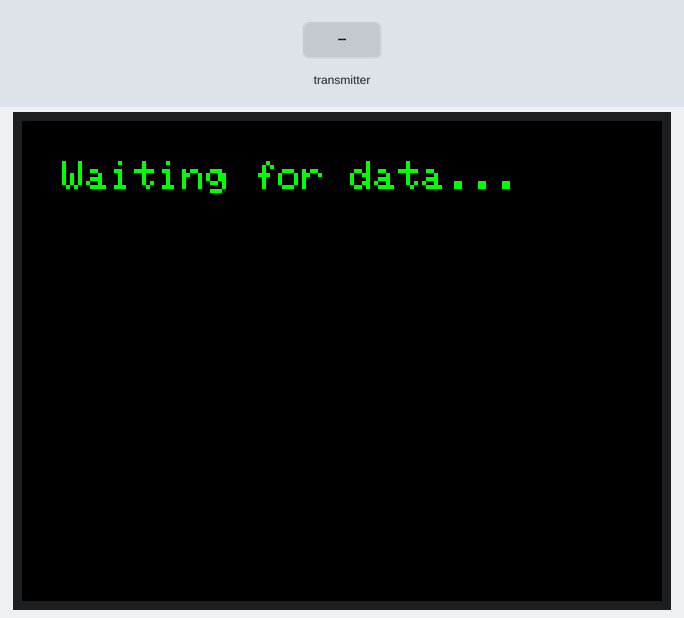
The sketch below on a simulated ESP32. Shown: 320×240 colour display. Inputs (shaded band) come from the test bench. What the sketch prints to the serial monitor is not drawn.

Above: at 1.4 s.
1.5 s: the transmitter starts sending temperature = 0
At 2.5 s:
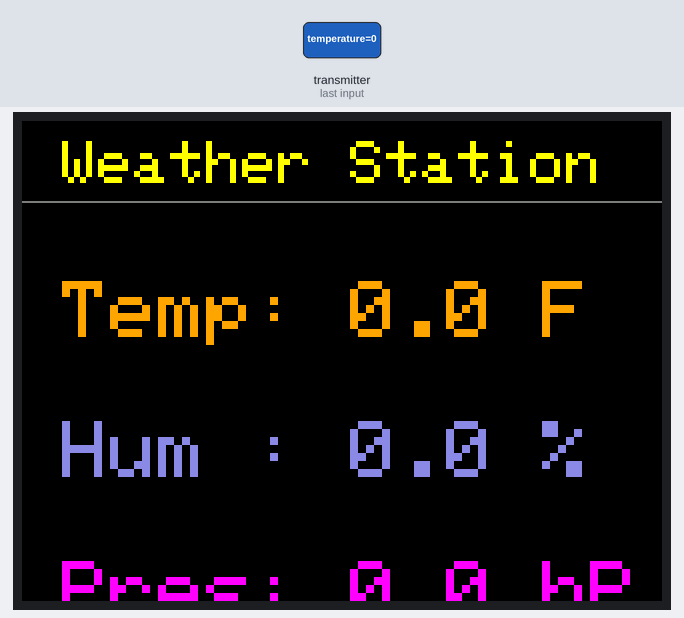
3.1 s: the transmitter starts sending humidity = 25
At 3.7 s:
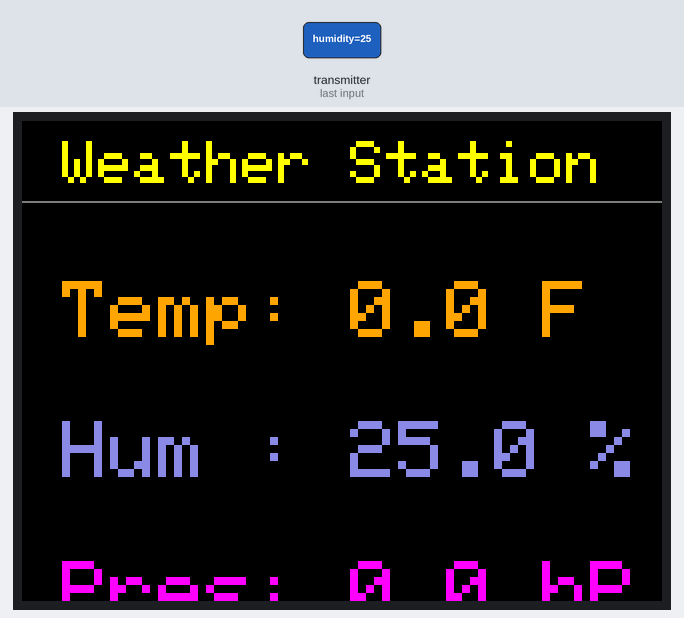
4.7 s: the transmitter starts sending temperature = 100
At 6.0 s:
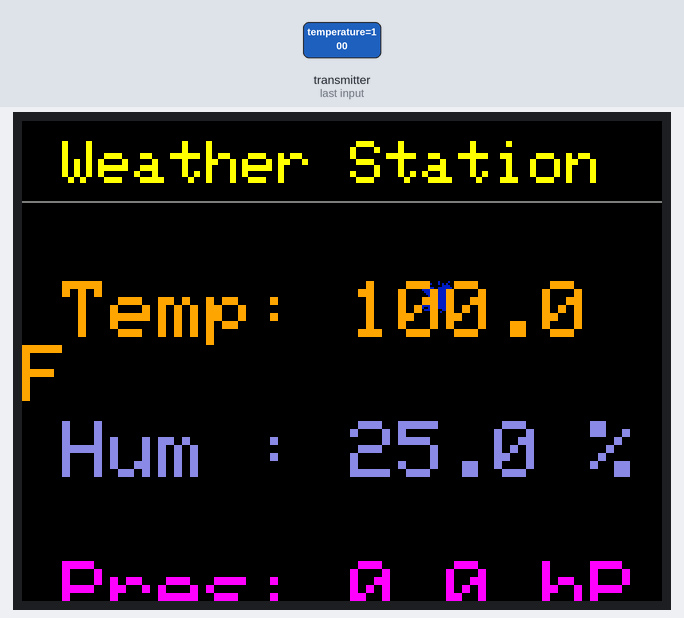
6.3 s: the transmitter starts sending pressure = 1
At 7.4 s:
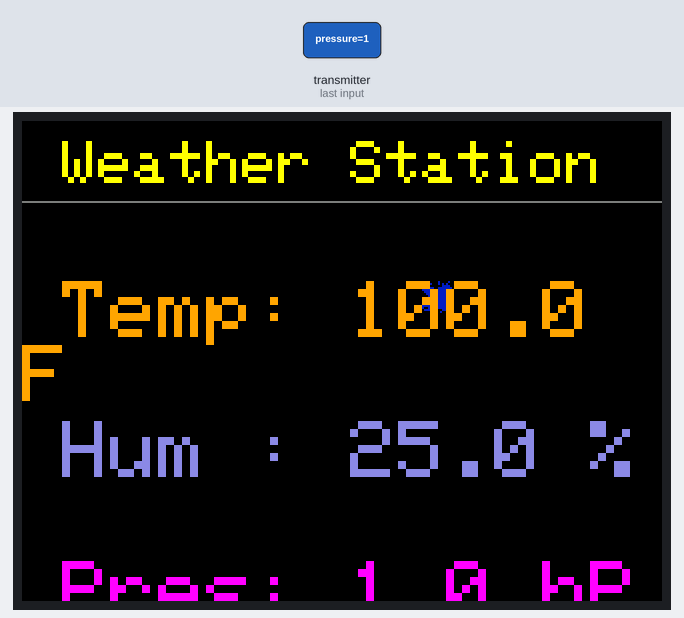
7.9 s: the transmitter starts sending humidity = 0
At 8.6 s:
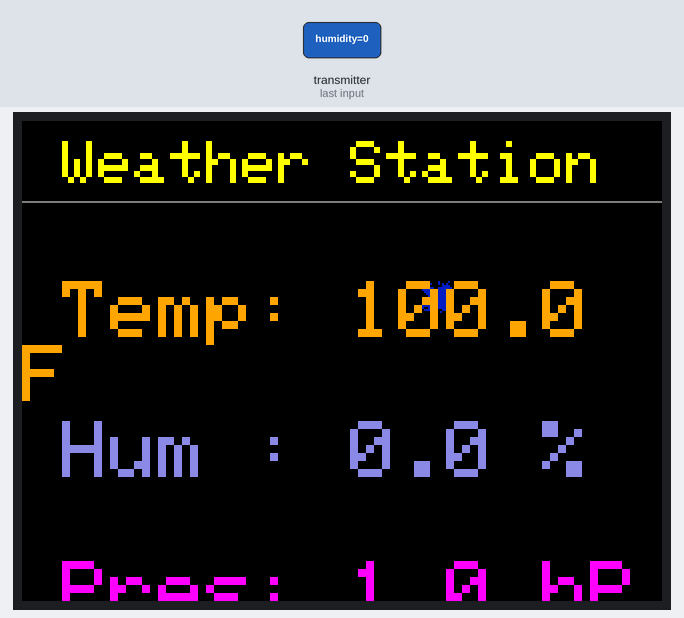
9.5 s: the transmitter starts sending pressure = 0
At 11.0 s:
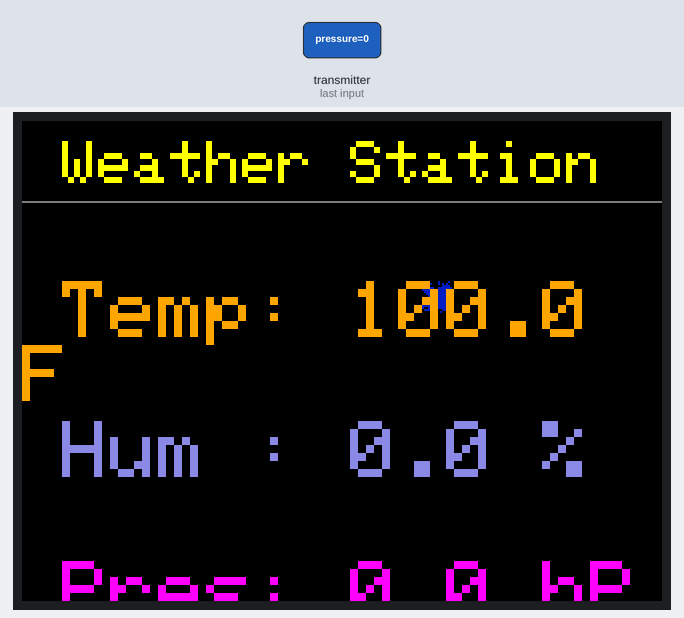
Timing chart, 0 to 12.1 s (numbered marks = the images above; inputs shaded):
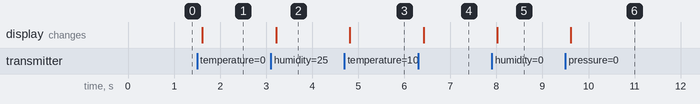

The sketch:

weatherdisplay_humi.ino
```cpp
// made this with gemini. I don't know how to code. pretty sure the sun/cloud just sit in the screen somewhere, idk honestly.

#include <esp_now.h>
#include <WiFi.h>
#include <TFT_eSPI.h>

TFT_eSPI tft = TFT_eSPI();

// Structure to hold our weather data. Must match the sender code!
typedef struct struct_message {
  float temperature;
  float humidity;
  float pressure;
} struct_message;

struct_message incomingReadings;

// Define custom colors for a better look
#define TFT_ORANGE 0xFD20
#define TFT_SKYBLUE 0x8C5C

// Simple 16x16 pixel icon for a sun
const uint16_t sun_icon[] = {
  0x0000, 0x0000, 0xF800, 0x0000, 0x0000, 0x0000, 0x0000, 0x0000, 0xF800, 0x0000, 0x0000, 0x0000, 0x0000, 0xF800, 0x0000, 0x0000,
  0xF800, 0x0000, 0xF800, 0x0000, 0xF800, 0x0000, 0x0000, 0x0000, 0xF800, 0x0000, 0xF800, 0x0000, 0xF800, 0x0000, 0x0000, 0x0000,
  0x0000, 0xF800, 0xF800, 0xF800, 0x0000, 0x0000, 0x0000, 0x0000, 0x0000, 0x0000, 0xF800, 0xF800, 0xF800, 0xF800, 0x0000, 0x0000,
  0x0000, 0xF800, 0xF800, 0xF800, 0xF800, 0xF800, 0x0000, 0x0000, 0xF800, 0xF800, 0xF800, 0xF800, 0xF800, 0xF800, 0xF800, 0x0000,
  0xF800, 0xF800, 0xF800, 0xF800, 0xF800, 0xF800, 0xF800, 0x0000, 0xF800, 0xF800, 0xF800, 0xF800, 0xF800, 0xF800, 0xF800, 0xF800,
  0x0000, 0xF800, 0xF800, 0xF800, 0xF800, 0xF800, 0xF800, 0xF800, 0xF800, 0xF800, 0xF800, 0xF800, 0xF800, 0xF800, 0xF800, 0xF800,
  0x0000, 0x0000, 0xF800, 0xF800, 0xF800, 0xF800, 0xF800, 0xF800, 0xF800, 0xF800, 0xF800, 0xF800, 0xF800, 0x0000, 0x0000, 0x0000,
  0x0000, 0x0000, 0x0000, 0xF800, 0xF800, 0xF800, 0xF800, 0xF800, 0xF800, 0xF800, 0xF800, 0xF800, 0x0000, 0x0000, 0x0000, 0x0000,
  0xF800, 0x0000, 0x0000, 0xF800, 0xF800, 0xF800, 0xF800, 0xF800, 0xF800, 0xF800, 0xF800, 0xF800, 0xF800, 0x0000, 0x0000, 0xF800,
  0x0000, 0xF800, 0xF800, 0xF800, 0xF800, 0xF800, 0xF800, 0xF800, 0xF800, 0xF800, 0xF800, 0xF800, 0xF800, 0xF800, 0xF800, 0x0000,
  0x0000, 0x0000, 0xF800, 0xF800, 0xF800, 0xF800, 0xF800, 0xF800, 0xF800, 0xF800, 0xF800, 0xF800, 0xF800, 0x0000, 0x0000, 0x0000,
  0x0000, 0xF800, 0xF800, 0xF800, 0xF800, 0xF800, 0xF800, 0xF800, 0xF800, 0xF800, 0xF800, 0xF800, 0xF800, 0x0000, 0x0000, 0x0000,
  0xF800, 0xF800, 0xF800, 0xF800, 0xF800, 0xF800, 0x0000, 0x0000, 0xF800, 0xF800, 0xF800, 0xF800, 0xF800, 0xF800, 0xF800, 0x0000,
  0xF800, 0x0000, 0x0000, 0xF800, 0xF800, 0xF800, 0xF800, 0xF800, 0xF800, 0xF800, 0xF800, 0xF800, 0xF800, 0x0000, 0x0000, 0x0000,
  0x0000, 0xF800, 0xF800, 0xF800, 0x0000, 0x0000, 0x0000, 0x0000, 0x0000, 0x0000, 0xF800, 0xF800, 0xF800, 0x0000, 0x0000, 0x0000,
  0x0000, 0x0000, 0x0000, 0x0000, 0xF800, 0x0000, 0x0000, 0x0000, 0x0000, 0xF800, 0x0000, 0x0000, 0x0000, 0x0000, 0x0000, 0x0000,
};

// Simple 16x16 pixel icon for a cloud
const uint16_t cloud_icon[] = {
  0x0000, 0x0000, 0x0000, 0x0000, 0x0000, 0x0000, 0x0000, 0x0000, 0x0000, 0x0000, 0x0000, 0x0000, 0x0000, 0x0000, 0x0000, 0x0000,
  0x0000, 0x0000, 0x0000, 0x0000, 0x0000, 0x0000, 0x0000, 0x0000, 0x0000, 0x0000, 0x0000, 0x0000, 0x0000, 0x0000, 0x0000, 0x0000,
  0x0000, 0x0000, 0x0000, 0x0000, 0x0000, 0x0000, 0x0000, 0x0000, 0x0000, 0x0000, 0x0000, 0x0000, 0x0000, 0x0000, 0x0000, 0x0000,
  0x0000, 0x0000, 0x0000, 0x0000, 0x0000, 0x0000, 0x0000, 0x0000, 0x0000, 0x0000, 0x0000, 0x0000, 0x0000, 0x0000, 0x0000, 0x0000,
  0x0000, 0x0000, 0x0000, 0x0000, 0x0000, 0x0000, 0x0000, 0x0000, 0x0000, 0x0000, 0x0000, 0x0000, 0x0000, 0x0000, 0x0000, 0x0000,
  0x0000, 0x0000, 0x0000, 0x0000, 0x0000, 0x0000, 0x0000, 0x0000, 0x0000, 0x0000, 0x0000, 0x0000, 0x0000, 0x0000, 0x0000, 0x0000,
  0x0000, 0x0000, 0x0000, 0x0000, 0x0000, 0x0000, 0x0000, 0x0000, 0x0000, 0x0000, 0x0000, 0x0000, 0x0000, 0x0000, 0x0000, 0x0000,
  0x0000, 0x0000, 0x0000, 0x0000, 0x0000, 0x0000, 0x0000, 0x0000, 0x0000, 0x0000, 0x0000, 0x0000, 0x0000, 0x0000, 0x0000, 0x0000,
  0x0000, 0x0000, 0x0000, 0x0000, 0x0000, 0x0000, 0x0000, 0x0000, 0x0000, 0x0000, 0x0000, 0x0000, 0x0000, 0x0000, 0x0000, 0x0000,
  0x0000, 0x0000, 0x0000, 0x0000, 0x0000, 0x0000, 0x0000, 0x0000, 0x0000, 0x0000, 0x0000, 0x0000, 0x0000, 0x0000, 0x0000, 0x0000,
  0x0000, 0x0000, 0x0000, 0x0000, 0x0000, 0x0000, 0x0000, 0x0000, 0x0000, 0x0000, 0x0000, 0x0000, 0x0000, 0x0000, 0x0000, 0x0000,
  0x0000, 0x0000, 0x0000, 0x0000, 0x0000, 0x0000, 0x0000, 0x0000, 0x0000, 0x0000, 0x0000, 0x0000, 0x0000, 0x0000, 0x0000, 0x0000,
  0x0000, 0x0000, 0x0000, 0x0000, 0x0000, 0x0000, 0x0000, 0x0000, 0x0000, 0x0000, 0x0000, 0x0000, 0x0000, 0x0000, 0x0000, 0x0000,
  0x0000, 0x0000, 0x0000, 0x0000, 0x0000, 0x0000, 0x0000, 0x0000, 0x0000, 0x0000, 0x0000, 0x0000, 0x0000, 0x0000, 0x0000, 0x0000,
  0x0000, 0x0000, 0x0000, 0x0000, 0x0000, 0x0000, 0x0000, 0x0000, 0x0000, 0x0000, 0x0000, 0x0000, 0x0000, 0x0000, 0x0000, 0x0000,
  0x0000, 0x0000, 0x0000, 0x0000, 0x0000, 0x0000, 0x0000, 0x0000, 0x0000, 0x0000, 0x0000, 0x0000, 0x0000, 0x0000, 0x0000, 0x0000,
};


void OnDataRecv(const esp_now_recv_info_t *info, const uint8_t *incomingData, int len) {
  memcpy(&incomingReadings, incomingData, sizeof(incomingReadings));
  Serial.print("Bytes received: ");
  Serial.println(len);

  // Clear the screen to a darker gray for a nice background
  tft.fillScreen(TFT_BLACK);

  // Draw a separator line
  tft.drawFastHLine(0, 40, tft.width(), TFT_DARKGREY);

  // Display the title
  tft.setTextColor(TFT_YELLOW);
  tft.setTextSize(3);
  tft.setCursor(20, 10);
  tft.println("Weather Station");

  // Conditional icon drawing
  // This is a simple condition, you could make it more complex
  if (incomingReadings.temperature > 80.0) {
    tft.pushImage(200, 80, 16, 16, sun_icon);
  } else {
    tft.pushImage(200, 80, 16, 16, cloud_icon);
  }

  // Display Temperature
  tft.setTextColor(TFT_ORANGE);
  tft.setTextSize(4);
  tft.setCursor(20, 80);
  tft.printf("Temp: %.1f F", incomingReadings.temperature);

  // Display Humidity
  tft.setTextColor(TFT_SKYBLUE);
  tft.setTextSize(4);
  tft.setCursor(20, 150);
  tft.printf("Hum : %.1f %%", incomingReadings.humidity);

  // Display Pressure
  tft.setTextColor(TFT_MAGENTA);
  tft.setTextSize(4);
  tft.setCursor(20, 220);
  tft.printf("Pres: %.1f hPa", incomingReadings.pressure);
}

void setup() {
  Serial.begin(115200);
  Serial.println("ESP32 Receiver Initializing...");

  tft.init();
  tft.setRotation(1);
  tft.fillScreen(TFT_BLACK);
  tft.setTextColor(TFT_GREEN);
  tft.setTextSize(2);
  tft.setCursor(20, 20);
  tft.println("Waiting for data...");

  WiFi.mode(WIFI_STA);

  if (esp_now_init() != ESP_OK) {
    Serial.println("Error initializing ESP-NOW");
    return;
  }

  esp_now_register_recv_cb(OnDataRecv);
  Serial.println("ESP-NOW initialized. Waiting for data...");
}

void loop() {
  // All display updates are handled in the callback
}
```

Measured:
- after the input at 1.5 s, the display: changes after 0.12 s (image 1)
- after the input at 3.1 s, the display: changes after 0.12 s (image 2)
- after the input at 4.7 s, the display: changes after 0.12 s (image 3)
- after the input at 6.3 s, the display: changes after 0.12 s (image 4)
- after the input at 7.9 s, the display: changes after 0.12 s (image 5)
- after the input at 9.5 s, the display: changes after 0.12 s (image 6)
